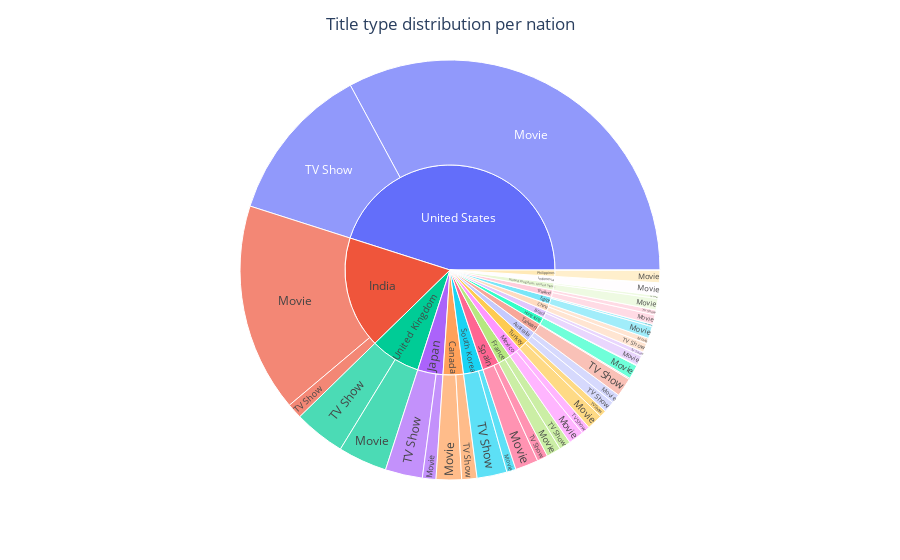

Notebook cell for this chart:
### Code cell
fig3=px.sunburst(df_top20,path=['country','type'],names='type')
fig3.update_layout(title="Title type distribution per nation",title_x=0.5,template='plotly_white')
fig3.show()

### Figure 1 — Plotly figure (JSON) as saved in the notebook; plotly's stock layout.template omitted (floating-point values rounded to 4 significant figures)
{"data": [{"branchvalues": "total", "domain": {"x": [0, 1], "y": [0, 1]}, "hovertemplate": "labels=%{label}<br>count=%{value}<br>parent=%{parent}<br>id=%{id}<extra></extra>", "ids": ["Australia/Movie", "Brazil/Movie", "Canada/Movie", "China/Movie", "Egypt/Movie", "France/Movie", "Hong Kong/Movie", "India/Movie", "Indonesia/Movie", "Japan/Movie", "Mexico/Movie", "Philippines/Movie", "South Korea/Movie", "Spain/Movie", "Taiwan/Movie", "Thailand/Movie", "Turkey/Movie", "United Kingdom/Movie", "United Kingdom, United States/Movie", "United States/Movie", "Australia/TV Show", "Brazil/TV Show", "Canada/TV Show", "China/TV Show", "Egypt/TV Show", "France/TV Show", "Hong Kong/TV Show", "India/TV Show", "Indonesia/TV Show", "Japan/TV Show", "Mexico/TV Show", "Philippines/TV Show", "South Korea/TV Show", "Spain/TV Show", "Taiwan/TV Show", "Thailand/TV Show", "Turkey/TV Show", "United Kingdom/TV Show", "United Kingdom, United States/TV Show", "United States/TV Show", "Australia", "Brazil", "Canada", "China", "Egypt", "France", "Hong Kong", "India", "Indonesia", "Japan", "Mexico", "Philippines", "South Korea", "Spain", "Taiwan", "Thailand", "Turkey", "United Kingdom", "United Kingdom, United States", "United States"], "labels": ["Movie", "Movie", "Movie", "Movie", "Movie", "Movie", "Movie", "Movie", "Movie", "Movie", "Movie", "Movie", "Movie", "Movie", "Movie", "Movie", "Movie", "Movie", "Movie", "Movie", "TV Show", "TV Show", "TV Show", "TV Show", "TV Show", "TV Show", "TV Show", "TV Show", "TV Show", "TV Show", "TV Show", "TV Show", "TV Show", "TV Show", "TV Show", "TV Show", "TV Show", "TV Show", "TV Show", "TV Show", "Australia", "Brazil", "Canada", "China", "Egypt", "France", "Hong Kong", "India", "Indonesia", "Japan", "Mexico", "Philippines", "South Korea", "Spain", "Taiwan", "Thailand", "Turkey", "United Kingdom", "United Kingdom, United States", "United States"], "name": "", "parents": ["Australia", "Brazil", "Canada", "China", "Egypt", "France", "Hong Kong", "India", "Indonesia", "Japan", "Mexico", "Philippines", "South Korea", "Spain", "Taiwan", "Thailand", "Turkey", "United Kingdom", "United Kingdom, United States", "United States", "Australia", "Brazil", "Canada", "China", "Egypt", "France", "Hong Kong", "India", "Indonesia", "Japan", "Mexico", "Philippines", "South Korea", "Spain", "Taiwan", "Thailand", "Turkey", "United Kingdom", "United Kingdom, United States", "United States", "", "", "", "", "", "", "", "", "", "", "", "", "", "", "", "", "", "", "", ""], "type": "sunburst", "values": [32, 35, 88, 19, 42, 50, 49, 724, 43, 47, 54, 43, 32, 80, 4, 33, 55, 170, 40, 1482, 39, 15, 53, 31, 8, 40, 2, 53, 1, 129, 29, 1, 104, 37, 65, 17, 24, 178, 10, 550, 71, 50, 141, 50, 50, 90, 51, 777, 44, 176, 83, 44, 136, 117, 69, 50, 79, 348, 50, 2032]}], "layout": {"legend": {"tracegroupgap": 0}, "margin": {"t": 60}, "title": {"text": "Title type distribution per nation", "x": 0.5}}}
